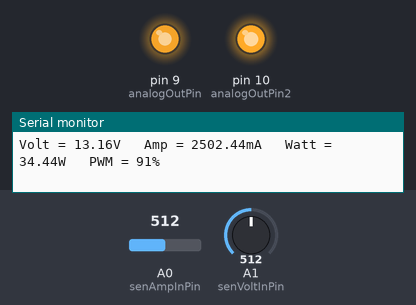
A sketch run on a simulated Arduino Uno, built with avr-gcc and run on an emulated ATmega328P. On the bench: output pins drawn as LEDs (lit = HIGH), the last lines printed to the serial monitor. The inputs (shaded band) are chosen by the test bench; at power-on: A1 (senVoltInPin) = 512, A0 (senAmpInPin) = 512.

Above: at 1.27 s.
1.3 s: A1 (senVoltInPin) set to 248
4.3 s: A1 (senVoltInPin) set to 218
7.3 s: A0 (senAmpInPin) set to 212
10.3 s: A0 (senAmpInPin) set to 193
13.3 s: A1 (senVoltInPin) set to 264
At 17.35 s:
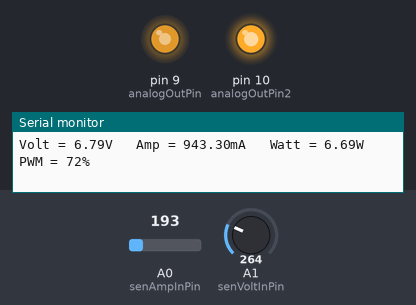
At 20.55 s:
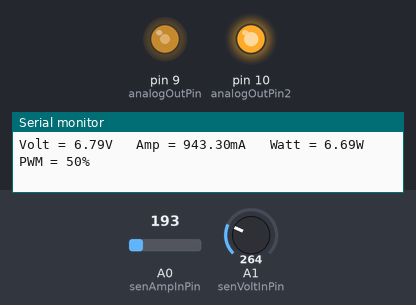
Timing chart, 0 to 22.1 s (numbered marks = the images above; inputs shaded):
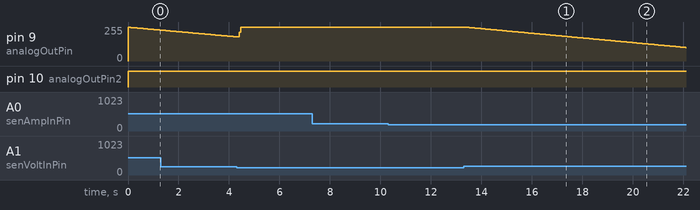

The sketch:

SolarsellMPPT.ino
```cpp
/*Sola sell MPPT
*by BANHAN
*
*/

const int senAmpInPin = A0;  // Analog input pin that the potentiometer is attached to
const int senVoltInPin = A1;  // Analog input pin
const int analogOutPin = 9; // Analog output pin control mosfet
const int analogOutPin2 = 10; // Analog output pin control mosfet

float valueAmp = 0;        // value read from the pot
float valueVolt = 0;        // value read from the pot
float watt = 0; //Power = V*A

byte outputValue = 255;        // value output to the PWM (analog out)

float deltaVolt = 0;
float deltaAmp = 0;
float deltaWatt = 0;

unsigned long timeMer = 0;//millis();

float preWatt = 0;
float nowWatt = 1;

float preWatt1mS = 0;
float nowWatt1mS = 1;

long count = 0;

int valuePwm = 0;

float gianP = 1;
float gianM = 1;
float solarVolt = 17.5;
void setup() {
  // initialize serial communications at 9600 bps:
  Serial.begin(9600);
  //
  //---------------------------------------------- Set PWM frequency for D9 & D10 ------------------------------

TCCR1B = TCCR1B & B11111000 | B00000001;    // set timer 1 divisor to     1 for PWM frequency of 31372.55 Hz
//TCCR1B = TCCR1B & B11111000 | B00000010;    // set timer 1 divisor to     8 for PWM frequency of  3921.16 Hz
//  TCCR1B = TCCR1B & B11111000 | B00000011;    // set timer 1 divisor to    64 for PWM frequency of   490.20 Hz (The DEFAULT)
//TCCR1B = TCCR1B & B11111000 | B00000100;    // set timer 1 divisor to   256 for PWM frequency of   122.55 Hz
//TCCR1B = TCCR1B & B11111000 | B00000101;    // set timer 1 divisor to  1024 for PWM frequency of    30.64 Hz
}

void loop() {
  analogWrite(analogOutPin2,255);
  //timeMer = millis();
  //check V Amp
  deltaVolt = getVolt();
  deltaAmp = getAmp();
  //start MPPT
  if(deltaVolt > 6){
     deltaWatt = getWatt();
     //get preious watt


         preWatt = deltaWatt;//
         delayMicroseconds(33);
        //delay(1);
         //get now watt
         deltaWatt = getWatt();
          nowWatt = deltaWatt;//
           /*if(count == 0){
                preWatt1mS = preWatt;
                Serial.println(preWatt1mS);
           }
          count++;
          if(timeMer%5000000 == 0){
              Serial.println("____________________timeMer%500000 == 0______");
             nowWatt1mS = nowWatt;
            reset_millis();
            if(nowWatt1mS < preWatt1mS){
              outputValue = outputValue*0.5;
              count = 0;
              Serial.println("____________nowWatt1mS < preWatt1mS______________");
            }
          }*/

    /* //decalr gian
     if(deltaVolt > solarVolt*0.825){
         gianP = 1;
         gianM = 1;
     }else{
         gianP = 1;
         gianM = 1;
     }*/
     //Pk > Pk-1
     if(nowWatt < preWatt ){
       //gianP = 1.1;
         //gianM = 1;

         outputValue+=gianP;
         if(outputValue >=254){
            outputValue = 255;
         }
     }else //if(nowWatt > preWatt  )
     {//Pk-1 >Pk
         //gianP =1;
         //gianM = 1.1;
         //
           outputValue-=gianM;//
           if(outputValue < 1){
            outputValue = 1;
         }

     }
  }else{//Short
      //if(deltaAmp >0){
        if(255/1.2 <= outputValue){
            outputValue = 255;
         }else{
        outputValue = outputValue*1.2;
        Serial.println("666666666666666666666666666666666666666666666666666666666");
         }
      //}

  }
  //run PWM
  //outputValue = 0;
  analogWrite(analogOutPin,outputValue);
 // analogWrite(analogOutPin,10);
  //debug

  valuePwm = map(outputValue, 0, 255, 0,100);
  // print the results to the serial monitor:
  if(timeMer%2 == 0){
  Serial.print("Volt = " );
  Serial.print(deltaVolt);
  Serial.print("V\t Amp = ");
  Serial.print(deltaAmp);
Serial.print("mA\t Watt = ");
  Serial.print(deltaWatt);
  Serial.print("W\t PWM = ");
  Serial.print(valuePwm);
 Serial.println("%");
  }

}

 float getWatt(){
  // read the analog in value:
  valueAmp = analogRead(senAmpInPin);
  valueVolt = analogRead(senVoltInPin);
 //Current
 valueAmp = (valueAmp/204.6);
  //เช็นเชอร์จะอ่านค่าVมากสุดได้21V
  valueVolt = (valueVolt /204.6)*5.5;
  //หาค่าWจากสูตร W=VxI
  watt = valueAmp*valueVolt;
  return watt;
}

 float getVolt(){
  // read the analog in value:
  //valueAmp = analogRead(senAmpInPin);
  valueVolt = analogRead(senVoltInPin);
  //เช็นเชอร์จะอ่านค่าVมากสุดได้26.25V
  valueVolt = (valueVolt /38.9);//

  return valueVolt;

}

 float getAmp(){
  // read the analog in value:
  valueAmp = analogRead(senAmpInPin);
  //valueVolt = analogRead(senVoltInPin);
  //เช็นเชอร์อ่านกระแสได้สูงสุด 5A และ 1A จะอ่านเป็นดิจิตอลได้ 204.6
 valueAmp = (valueAmp/204.6);

 return valueAmp*1000;
}

void reset_millis()
{
 extern volatile unsigned long timer0_millis, timer0_overflow_count;
 timer0_millis = timer0_overflow_count = 0;
}
```

Measured:
- after the input at 13.3 s, pin 9 (analogOutPin): moves from 255/255 to 101/255 over 8.8 s, starting at once
